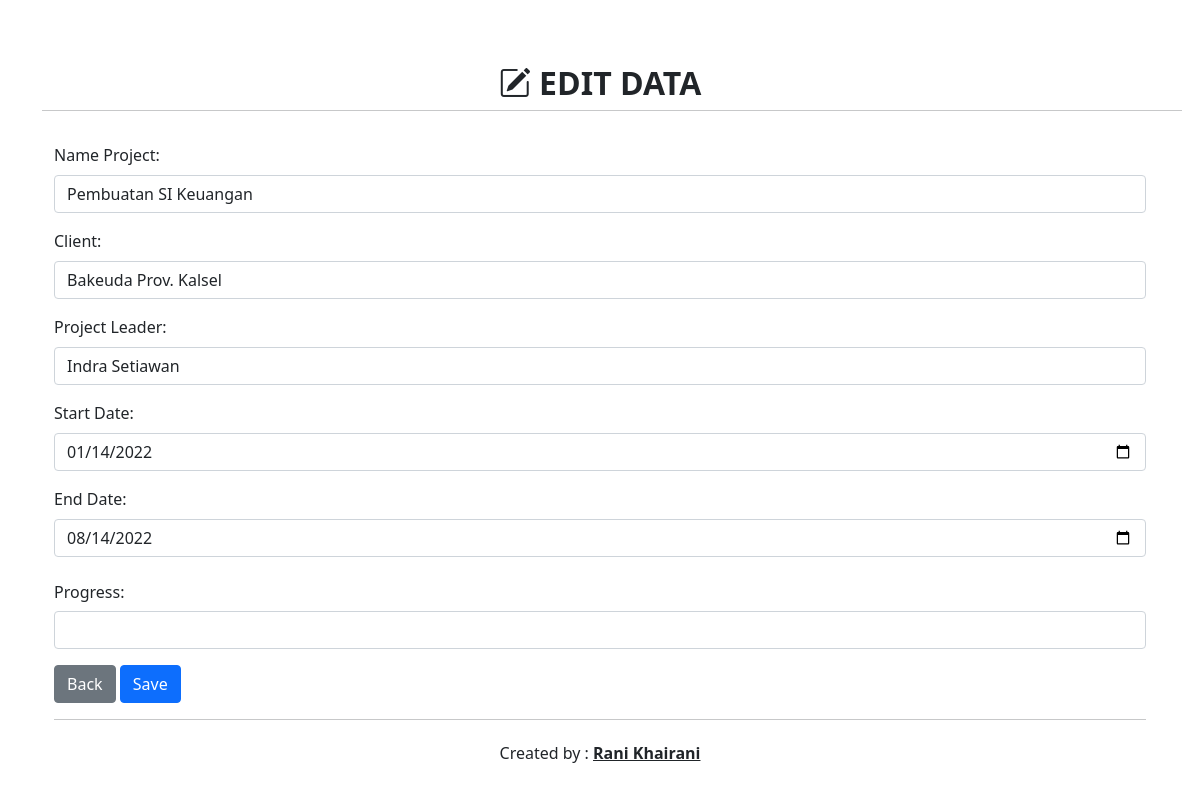
Screenshot of /update.php?id_project=4 with the database file from the repository.
### tables this page shows
CREATE TABLE `anggota` (
  `id_project` int(11) NOT NULL,
  `nameproject` varchar(50) DEFAULT NULL,
  `client` varchar(50) DEFAULT NULL,
  `projectleader` varchar(30) DEFAULT NULL,
  `startdate` date NOT NULL,
  `enddate` date DEFAULT NULL,
  `progress` varchar(50) NOT NULL
);

### update.php (the view, shortened to what this page needs)
<!DOCTYPE html>
<html>
<head>
    <link rel="stylesheet" href="bootstrap/css/bootstrap.min.css">
    <link rel="stylesheet" href="bootstrap/css/bootstrap.min.css">
    <link rel="stylesheet" href="https://cdn.jsdelivr.net/npm/bootstrap-icons@1.9.0/font/bootstrap-icons.css">
    <link href="https://cdn.jsdelivr.net/npm/bootstrap@5.2.0-beta1/dist/css/bootstrap.min.css" rel="stylesheet">
    <link rel="stylesheet" href="https://cdn.jsdelivr.net/npm/bootstrap-icons@1.9.0/font/bootstrap-icons.css">
    <link rel="stylesheet" href="https://cdnjs.cloudflare.com/ajax/libs/twitter-bootstrap/5.1.3/css/bootstrap.min.css">
    <link rel="stylesheet" href="https://cdn.datatables.net/1.12.1/css/dataTables.bootstrap5.min.css">
</head>
<body>
<div class="container">
    <?php
    include "koneksi.php";
    function input($data) {
        $data = trim($data);
        $data = stripslashes($data);
        $data = htmlspecialchars($data);
        return $data;
    }
    if (isset($_GET['id_project'])) {
        $id_project=input($_GET["id_project"]);
        $sql="select * from anggota where id_project=$id_project";
        $hasil=mysqli_query($kon,$sql);
        $data = mysqli_fetch_assoc($hasil);
    }
    ?>
    <div class="row my-3">
     <div class="col-md">
        <br><br>
        <h2 class="text-uppercase text-center fw-bold"><i class="bi bi-pencil-square"></i>&nbsp;Edit Data</h2>
      </div>
      <hr>
    </div>
    <form action="<?php echo htmlspecialchars($_SERVER["PHP_SELF"]);?>" method="post"">
        <div class="form-group">
            <label>Name Project:</label>
            <input type="text" name="nameproject" class="form-control" value="<?php echo $data['nameproject']; ?>" placeholder="Ketik di sini..." required />
        </div>
        <div class="form-group">
            <label>Client:</label>
            <input type="text" name="client" class="form-control" value="<?php echo $data['client']; ?>" placeholder="Ketik di sini..." required/>
        </div>
        <div class="form-group">
            <label>Project Leader:</label>
            <input type="text" name="projectleader" class="form-control" value="<?php echo $data['projectleader']; ?>" placeholder="Ketik di sini..." required/>
        </div>
        <div class="form-group">
            <label>Start Date:</label>
            <input type="date" name="startdate" class="form-control" value="<?php echo $data['startdate']; ?>" placeholder="Ketik di sini..." required/>
        </div>
        <div class="form-group">
            <label>End Date:</label>
            <input type="date" name="enddate" class="form-control" value="<?php echo $data['enddate']; ?>" placeholder="Ketik di sini..." required/>
        </div>
        <div class="form-group">
                                <label for="nomor" class="col-form-label">Progress:</label>
                                <input type="number" class="form-control" id="progress" name="progress"
                                    value="<?=$proyekById['progress'];?>" max="100">
                            </div>
                <a href="index.php" class="btn btn-secondary">Back</a>
                <button type="submit" name="tambah" class="btn btn-primary">Save</button>
                <br><hr>
    </form>
</div>
    <footer class="text-center" style="padding-top: 5px;">
    <p>Created by : <u class="fw-bold">Rani Khairani</u></p>
    </footer>
</body>
</html>

### rows the page displays
anggota: nameproject "Pembuatan SI Keuangan", client "Bakeuda Prov. Kalsel", projectleader "Indra Setiawan", startdate "01/14/2022", enddate "08/14/2022"
